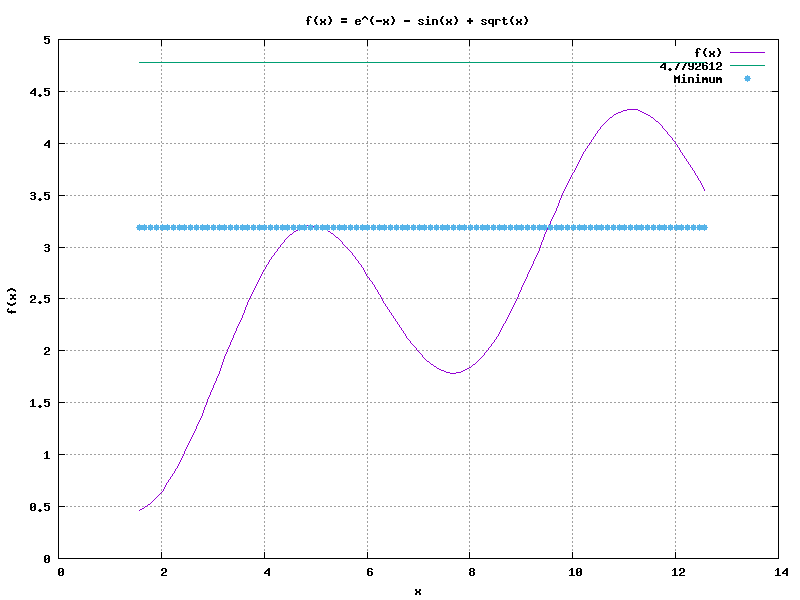

This chart was generated by the following gnuplot code:
set terminal png enhanced size 800,600
set output 'test2.png'

set title "f(x) = e^(-x) - sin(x) + sqrt(x)"
set xlabel "x"
set ylabel "f(x)"
set grid

# Rysowanie wykresu funkcji z pliku plot_data.txt
plot 'plot_data.txt' using 1:2 with lines title "f(x)", \
     4.7792612, exp(-4.7792612) - sin(4.7792612) + sqrt(4.7792612) with points pt 7 title "Minimum"
